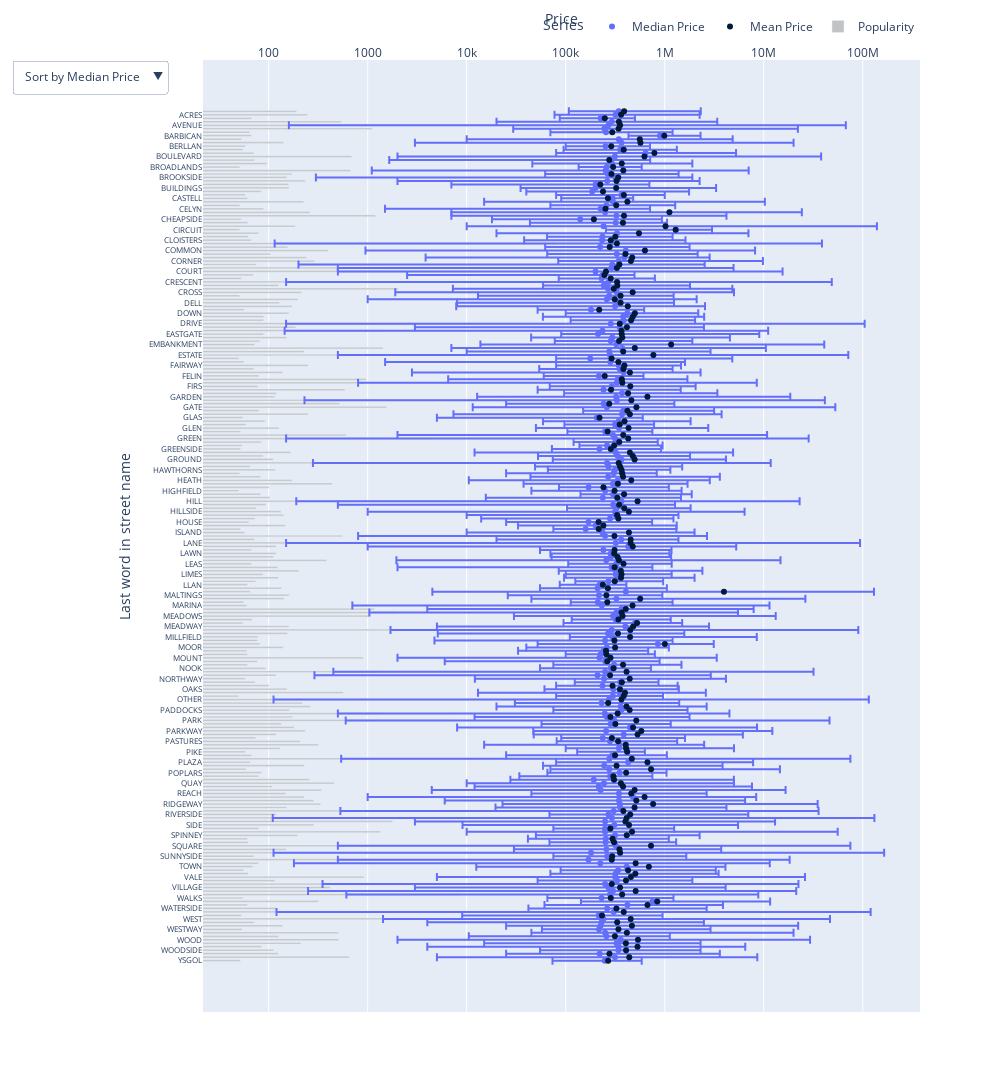

Notebook code cell kept with this figure:
### Code cell
import pandas as pd
import numpy as np
import plotly.express as px
import plotly.graph_objects as go

def makechart():
    table = pd.read_csv("price.csv")
    table = table[table["Price"] > 100]
    table["Date"] = pd.to_datetime(table["Date"])
    table["Street"] = table["Street"].str.replace("  ", " ")
    table["last word"] = table["Street"].str.split().str[-1]

   
    freq = table["last word"].value_counts()
    table = table.join(freq, on="last word", rsuffix="_count")
    table.loc[table["count"] < 50, "last word"] = "OTHER"
    table = table.sort_values(by="count", ascending=False)
    table["last word"] = table["last word"].astype(str)

   
    grouped = (table[["last word", "Price"]].groupby("last word").agg(["count", "mean", "min", "max", "std", "median"]).reset_index())
    grouped.columns = ["last word", "count", "mean", "min", "max", "std", "median"]
    grouped = grouped[grouped["last word"] != "nan"]

   
    grouped["maxdiff"] = grouped["max"] - grouped["median"]
    grouped["mindiff"] = grouped["median"] - grouped["min"]
    grouped=grouped.sort_values(by="last word", ascending=False).reset_index(drop=True) 
  
    fig = px.scatter(grouped,x="median",y="last word",error_x="maxdiff",error_x_minus="mindiff",height=3300,width=1000,log_x=True,labels={"median":"Price","last word":"Last word in street name"})
    fig.add_trace(px.scatter(grouped,x="mean",y="last word",color_discrete_sequence=["#001a3a"],).data[0])
    fig.add_trace(px.bar(grouped,x="count",y="last word",color_discrete_sequence=["#c2c3c4"]).update_traces(width=0.5).data[0])

  


    fig.update_layout(
        xaxis_side="top",
        xaxis_title="Price",
        yaxis_title="Last word in street name",
        yaxis=dict(tickfont=dict(size=8)),
        legend=dict(title="Series", orientation="h", yanchor="bottom", y=1.02, xanchor="right", x=1))
    
 
    #if len(fig.data) >= 3:
    fig.data[0].name = "Median Price"
    fig.data[0].showlegend = True
    fig.data[1].name = "Mean Price"
    fig.data[1].showlegend = True
    fig.data[2].name = "Popularity"
    fig.data[2].showlegend = True

    print(grouped.columns)
    grouped.columns=["Street Suffix","Popularity","Mean Price","Min Price","Max Price","St. Dev","Median Price","maxdiff","mindiff"]
    buttons = []
    for key in ["Median Price", "Mean Price", "Min Price", "Max Price","Popularity","Street Suffix"]:
        ascending = key not in ["Min Price", "Max Price", "Street Suffix"]  # sort min/max descending
        grouped = grouped.sort_values(by=key, ascending=ascending).reset_index(drop=True)

        y_order = grouped["Street Suffix"].astype(str).tolist()
        x_median = grouped["Median Price"].tolist()
        x_mean = grouped["Mean Price"].tolist()
        x_count = grouped["Popularity"].tolist()
        maxdiff = grouped["maxdiff"].tolist()
        mindiff = grouped["mindiff"].tolist()

        buttons.append(
            dict(
                label=f"Sort by {key}",
                method="update",
                args=[
                    {"x": [x_median, x_mean, x_count],"y": [y_order, y_order, y_order],"error_x": [dict(type="data",array=maxdiff,arrayminus=mindiff,visible=True),None,None]},
                    {"yaxis": dict(type="category",categoryorder="array",categoryarray=y_order,tickfont=dict(size=8))}
                    ]))
       


    fig.update_layout(updatemenus=[dict(buttons=buttons,direction="down",showactive=True)])

    fig.write_html("graph.html")
    fig.show()

makechart()

### Figure 1 — Plotly figure (JSON) as saved in the notebook; plotly's stock layout.template omitted (floating-point values rounded to 4 significant figures; data arrays with more than 128 entries replaced by an {"elided": "..."} marker saying what was removed)
{"data": [{"error_x": {"array": {"elided": "245 float values"}, "arrayminus": {"elided": "245 float values"}}, "hovertemplate": "Price=%{x}<br>Last word in street name=%{y}<extra></extra>", "legendgroup": "", "marker": {"color": "#636efa", "symbol": "circle"}, "mode": "markers", "name": "Median Price", "orientation": "h", "showlegend": true, "type": "scatter", "x": {"elided": "245 float values"}, "xaxis": "x", "y": {"elided": "245 str values"}, "yaxis": "y"}, {"hovertemplate": "mean=%{x}<br>last word=%{y}<extra></extra>", "legendgroup": "", "marker": {"color": "#001a3a", "symbol": "circle"}, "mode": "markers", "name": "Mean Price", "orientation": "h", "showlegend": true, "type": "scatter", "x": {"elided": "245 float values"}, "xaxis": "x", "y": {"elided": "245 str values"}, "yaxis": "y"}, {"hovertemplate": "count=%{x}<br>last word=%{y}<extra></extra>", "legendgroup": "", "marker": {"color": "#c2c3c4", "pattern": {"shape": ""}}, "name": "Popularity", "orientation": "h", "showlegend": true, "textposition": "auto", "type": "bar", "width": 0.5, "x": {"elided": "245 int values"}, "xaxis": "x", "y": {"elided": "245 str values"}, "yaxis": "y"}], "layout": {"height": 3300, "legend": {"orientation": "h", "title": {"text": "Series"}, "tracegroupgap": 0, "x": 1, "xanchor": "right", "y": 1.02, "yanchor": "bottom"}, "margin": {"t": 60}, "updatemenus": [{"buttons": [{"args": [{"error_x": [{"array": {"elided": "245 float values"}, "arrayminus": {"elided": "245 float values"}, "type": "data", "visible": true}, null, null], "x": {"elided": "3x245 float values"}, "y": {"elided": "3x245 str values"}}, {"yaxis": {"categoryarray": {"elided": "245 str values"}, "categoryorder": "array", "tickfont": {"size": 8}, "type": "category"}}], "label": "Sort by Median Price", "method": "update"}, {"args": [{"error_x": [{"array": {"elided": "245 float values"}, "arrayminus": {"elided": "245 float values"}, "type": "data", "visible": true}, null, null], "x": {"elided": "3x245 float values"}, "y": {"elided": "3x245 str values"}}, {"yaxis": {"categoryarray": {"elided": "245 str values"}, "categoryorder": "array", "tickfont": {"size": 8}, "type": "category"}}], "label": "Sort by Mean Price", "method": "update"}, {"args": [{"error_x": [{"array": {"elided": "245 float values"}, "arrayminus": {"elided": "245 float values"}, "type": "data", "visible": true}, null, null], "x": {"elided": "3x245 float values"}, "y": {"elided": "3x245 str values"}}, {"yaxis": {"categoryarray": {"elided": "245 str values"}, "categoryorder": "array", "tickfont": {"size": 8}, "type": "category"}}], "label": "Sort by Min Price", "method": "update"}, {"args": [{"error_x": [{"array": {"elided": "245 float values"}, "arrayminus": {"elided": "245 float values"}, "type": "data", "visible": true}, null, null], "x": {"elided": "3x245 float values"}, "y": {"elided": "3x245 str values"}}, {"yaxis": {"categoryarray": {"elided": "245 str values"}, "categoryorder": "array", "tickfont": {"size": 8}, "type": "category"}}], "label": "Sort by Max Price", "method": "update"}, {"args": [{"error_x": [{"array": {"elided": "245 float values"}, "arrayminus": {"elided": "245 float values"}, "type": "data", "visible": true}, null, null], "x": {"elided": "3x245 float values"}, "y": {"elided": "3x245 str values"}}, {"yaxis": {"categoryarray": {"elided": "245 str values"}, "categoryorder": "array", "tickfont": {"size": 8}, "type": "category"}}], "label": "Sort by Popularity", "method": "update"}, {"args": [{"error_x": [{"array": {"elided": "245 float values"}, "arrayminus": {"elided": "245 float values"}, "type": "data", "visible": true}, null, null], "x": {"elided": "3x245 float values"}, "y": {"elided": "3x245 str values"}}, {"yaxis": {"categoryarray": {"elided": "245 str values"}, "categoryorder": "array", "tickfont": {"size": 8}, "type": "category"}}], "label": "Sort by Street Suffix", "method": "update"}], "direction": "down", "showactive": true}], "width": 1000, "xaxis": {"anchor": "y", "domain": [0, 1], "side": "top", "title": {"text": "Price"}, "type": "log"}, "yaxis": {"anchor": "x", "domain": [0, 1], "tickfont": {"size": 8}, "title": {"text": "Last word in street name"}}}}
